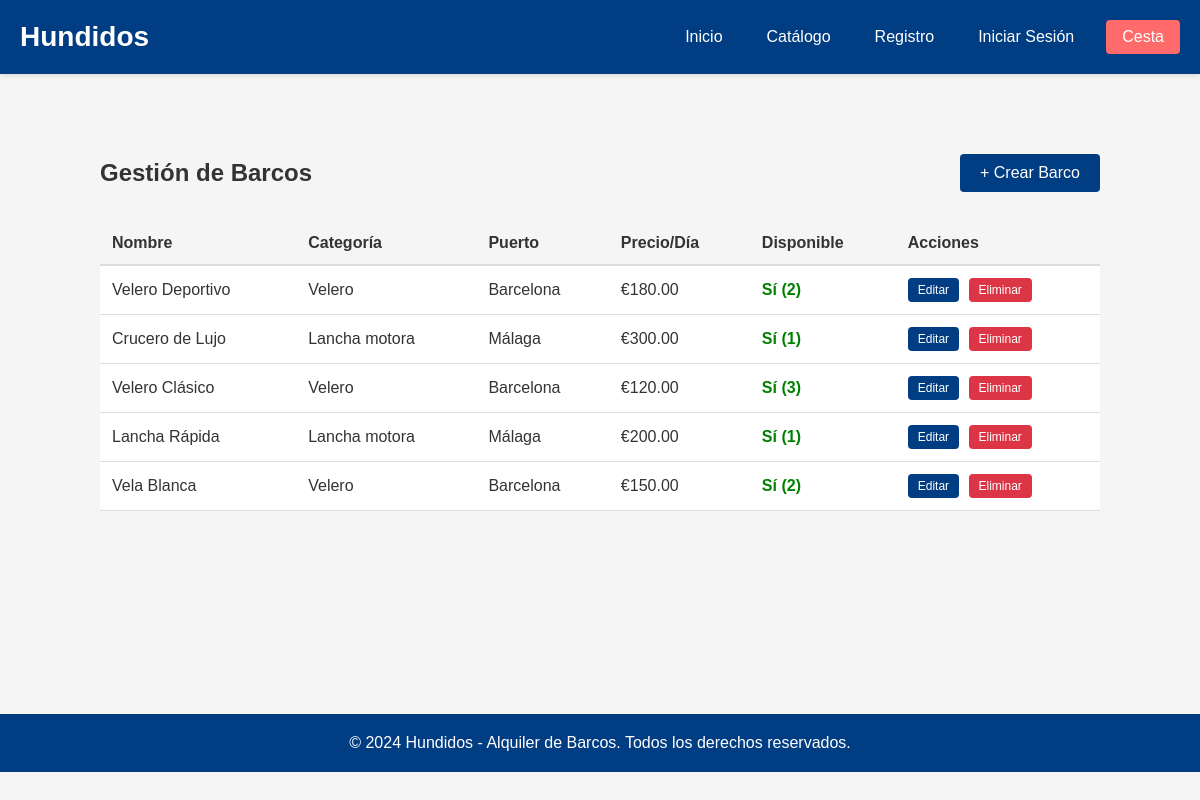
The app's page /admin-panel/barcos/ (signed in) with its own data.
### catalog/models.py (models this page shows, shortened)
class Barco(models.Model):
    nombre = models.CharField(max_length=120)
    categoria = models.ForeignKey(Categoria, on_delete=models.PROTECT)
    puerto = models.ForeignKey(Puerto, on_delete=models.PROTECT)
    fabricante = models.ForeignKey(Fabricante, on_delete=models.PROTECT)
    precio_dia = models.DecimalField(max_digits=8, decimal_places=2)
    capacidad = models.PositiveIntegerField()
    imagen = models.ImageField(upload_to='barcos/', blank=True, null=True)
    descripcion = models.TextField(blank=True)
    disponible = models.BooleanField(default=True)
    cantidad_disponible = models.PositiveIntegerField(default=1)
    created_at = models.DateTimeField(auto_now_add=True)
    updated_at = models.DateTimeField(auto_now=True)
    class Meta:
        ordering = ['-created_at']

class Categoria(models.Model):
    nombre = models.CharField(max_length=120, unique=True)
    descripcion = models.TextField(blank=True)
    class Meta:
        ordering = ['nombre']

class Puerto(models.Model):
    nombre = models.CharField(max_length=120, unique=True)
    ubicacion = models.CharField(max_length=255, blank=True)
    class Meta:
        ordering = ['nombre']

### admin_panel/views.py (the view)
# urls.py: path('barcos/', views.AdminBoatsListView.as_view(), name='boats_list'),
class AdminBoatsListView(View):
    def get(self, request):
        user_id = request.session.get('user_id')
        if not user_id:
            return redirect('accounts:login')
        try:
            user = User.objects.get(id=user_id)
            if not user.es_administrador:
                messages.error(request, 'No tienes permisos para acceder a esta sección.')
                return redirect('core:home')
            barcos = Barco.objects.all().order_by('-created_at')
            return render(request, 'admin_panel/boats_list.html', {
                'user': user,
                'barcos': barcos,
            })
        except User.DoesNotExist:
            return redirect('accounts:login')

### templates/admin_panel/boats_list.html (shortened to what this page needs)
{% extends 'base.html' %}
{% block content %}
<div style="max-width: 1000px; margin: 40px auto;">
    <div style="display: flex; justify-content: space-between; align-items: center; margin-bottom: 30px;">
        <h2>Gestión de Barcos</h2>
        <a href="{% url 'admin_panel:boats_create' %}" class="btn" style="padding: 10px 20px;">+ Crear Barco</a>
    </div>
    {% if barcos %}
        <table style="width: 100%; border-collapse: collapse; background-color: white;">
            <thead>
                <tr style="background-color: #f5f5f5;">
                    <th style="padding: 12px; text-align: left; border-bottom: 2px solid #ddd;">Nombre</th>
                    <th style="padding: 12px; text-align: left; border-bottom: 2px solid #ddd;">Categoría</th>
                    <th style="padding: 12px; text-align: left; border-bottom: 2px solid #ddd;">Puerto</th>
                    <th style="padding: 12px; text-align: left; border-bottom: 2px solid #ddd;">Precio/Día</th>
                    <th style="padding: 12px; text-align: left; border-bottom: 2px solid #ddd;">Disponible</th>
                    <th style="padding: 12px; text-align: left; border-bottom: 2px solid #ddd;">Acciones</th>
                </tr>
            </thead>
            <tbody>
                {% for barco in barcos %}
                    <tr style="border-bottom: 1px solid #ddd;">
                        <td style="padding: 12px;">{{ barco.nombre }}</td>
                        <td style="padding: 12px;">{{ barco.categoria.nombre }}</td>
                        <td style="padding: 12px;">{{ barco.puerto.nombre }}</td>
                        <td style="padding: 12px;">€{{ barco.precio_dia }}</td>
                        <td style="padding: 12px;">
                            {% if barco.disponible %}
                                <span style="color: green; font-weight: bold;">Sí ({{ barco.cantidad_disponible }})</span>
                            {% else %}
                                <span style="color: red; font-weight: bold;">No</span>
                            {% endif %}
                        </td>
                        <td style="padding: 12px;">
                            <a href="{% url 'admin_panel:boats_edit' barco.id %}" class="btn" style="padding: 5px 10px; font-size: 12px; margin-right: 5px;">Editar</a>
                            <form method="post" action="{% url 'admin_panel:boats_delete' barco.id %}" style="display: inline;" onsubmit="return confirm('¿Estás seguro de que deseas eliminar este barco?');">
                                <button type="submit" class="btn btn-danger" style="padding: 5px 10px; font-size: 12px;">Eliminar</button>
                            </form>
                        </td>
                    </tr>
                {% endfor %}
            </tbody>
        </table>
    {% else %}
        <p>No hay barcos registrados.</p>
    {% endif %}
</div>
{% endblock %}

### templates/base.html (style rules this page uses)
* { margin: 0; padding: 0; box-sizing: border-box; }
body { font-family: Arial, sans-serif; background-color: #f5f5f5; color: #333; }
.btn { display: inline-block; padding: 10px 20px; background-color: #003d82; color: white; text-decoration: none; border-radius: 4px; border: none; cursor: pointer; transition: background-color 0.3s; }
.btn-danger { background-color: #dc3545; }

### records on screen
Barco: nombre "Velero Deportivo", categoria.nombre "Velero", puerto.nombre "Barcelona", precio_dia "180.00", cantidad_disponible "2"
Barco: nombre "Crucero de Lujo", categoria.nombre "Lancha motora", puerto.nombre "Málaga", precio_dia "300.00", cantidad_disponible "1"
Barco: nombre "Velero Clásico", categoria.nombre "Velero", puerto.nombre "Barcelona", precio_dia "120.00", cantidad_disponible "3"
Barco: nombre "Lancha Rápida", categoria.nombre "Lancha motora", puerto.nombre "Málaga", precio_dia "200.00", cantidad_disponible "1"
Barco: nombre "Vela Blanca", categoria.nombre "Velero", puerto.nombre "Barcelona", precio_dia "150.00", cantidad_disponible "2"
